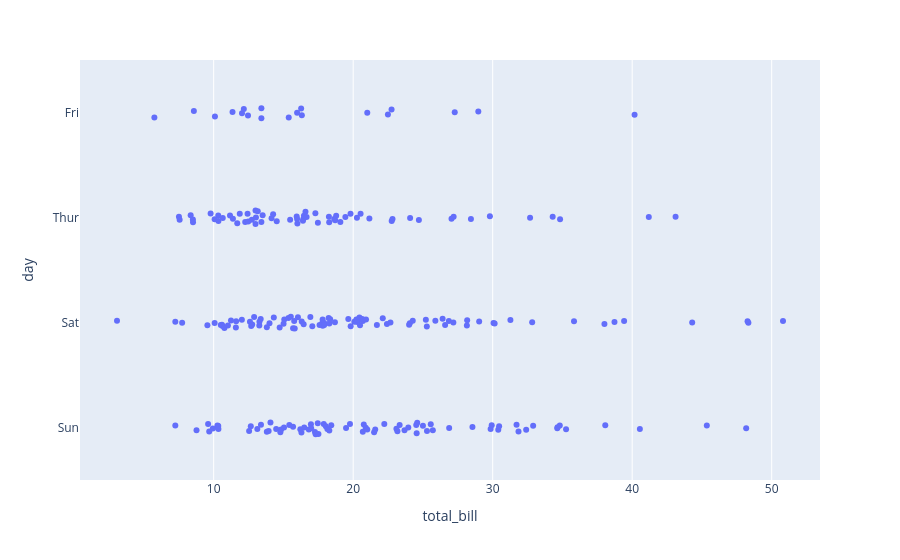

Source (notebook cell):
### Markdown cell above
strip Charts with Plotly Express

### Code cell
df = px.data.tips()
fig = px.strip(df, x="total_bill", y="day")
fig.show()

### Figure 1 — Plotly figure (JSON) as saved in the notebook; plotly's stock layout.template omitted (floating-point values rounded to 4 significant figures; data arrays with more than 128 entries replaced by an {"elided": "..."} marker saying what was removed)
{"data": [{"alignmentgroup": "True", "boxpoints": "all", "fillcolor": "rgba(255,255,255,0)", "hoveron": "points", "hovertemplate": "total_bill=%{x}<br>day=%{y}<extra></extra>", "legendgroup": "", "line": {"color": "rgba(255,255,255,0)"}, "marker": {"color": "#636efa"}, "name": "", "offsetgroup": "", "orientation": "h", "pointpos": 0, "showlegend": false, "type": "box", "x": {"elided": "244 float values"}, "x0": " ", "xaxis": "x", "y": {"elided": "244 str values"}, "y0": " ", "yaxis": "y"}], "layout": {"boxmode": "group", "legend": {"tracegroupgap": 0}, "margin": {"t": 60}, "xaxis": {"anchor": "y", "domain": [0, 1], "title": {"text": "total_bill"}}, "yaxis": {"anchor": "x", "domain": [0, 1], "title": {"text": "day"}}}}
